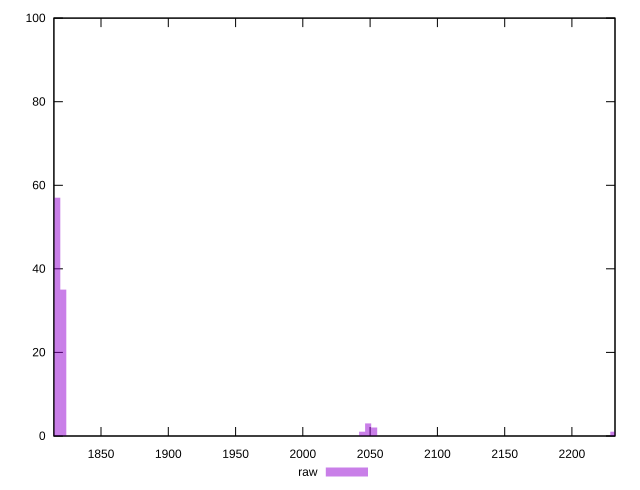

This chart was generated by the following gnuplot code:
reset

$raw <<EOF
1817.4473826275703 57
1821.8910192599114 35
2230.705589435306 1
2052.9601241416563 2
2044.072850876974 1
2048.516487509315 3
1813.0037459952289 1
EOF

set key outside below
set boxwidth 4.4436366323412475
set xrange [1815:2232]
set yrange [0:100]
set style fill transparent solid 0.5 noborder
set terminal svg size 640, 490 enhanced background rgb 'white'
set output "report_00007_2020-12-11T15:55:29.892Z/metrics/samples/pages+cached+noexternal+nosvg/raw/histogram.svg"

plot $raw title "raw" with boxes

reset
